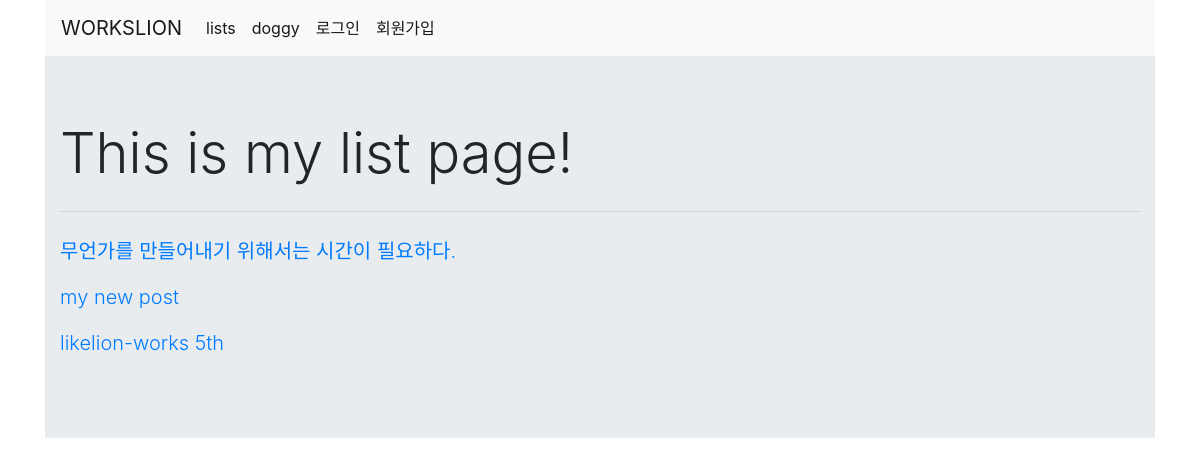
/post/lists/, run on the app's committed database.
### post/models.py (models this page shows, shortened)
class Post(models.Model):
    title = models.CharField(max_length=100)
    content = models.TextField()
    post_active = models.BooleanField(default=False)
    created_at = models.DateTimeField(auto_now_add=True)
    liked_users = models.ManyToManyField(User, related_name='liked_posts')
    post_image = models.ImageField(upload_to='post', null=True)

### post/views.py (the view)
# urls.py: path('lists/', views.lists, name='lists'),
def lists(request):
    post = Post.objects.all()
    context = {
        'post': post
    }
    return render(request, 'lists.html', context)

### post/templates/lists.html
{% extends "base.html" %}
{% block content %}
<div class="jumbotron jumbotron-fluid">
    <div class="container">
        <h1 class="display-4">This is my list page!</h1>
        <hr class="my-4">
        {% for post in post %}
            {% if post.post_active == True %}
            <a href="{% url 'post:detail' post.id %}"><p class="lead">{{ post.title }}</p></a>
            {% endif%}
        {% endfor %}
    </div>
</div>
{% endblock %}

### data on the page
Post: title "무언가를 만들어내기 위해서는 시간이 필요하다."
Post: title "my new post"
Post: title "likelion-works 5th"
